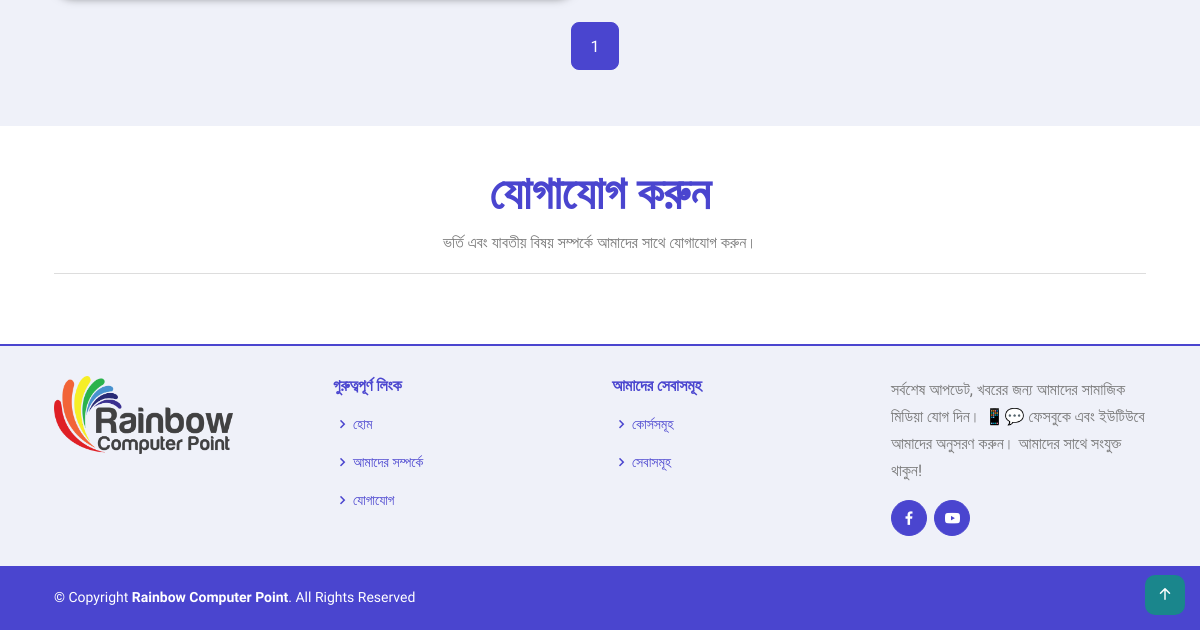
The app's page / (lower part), older data.
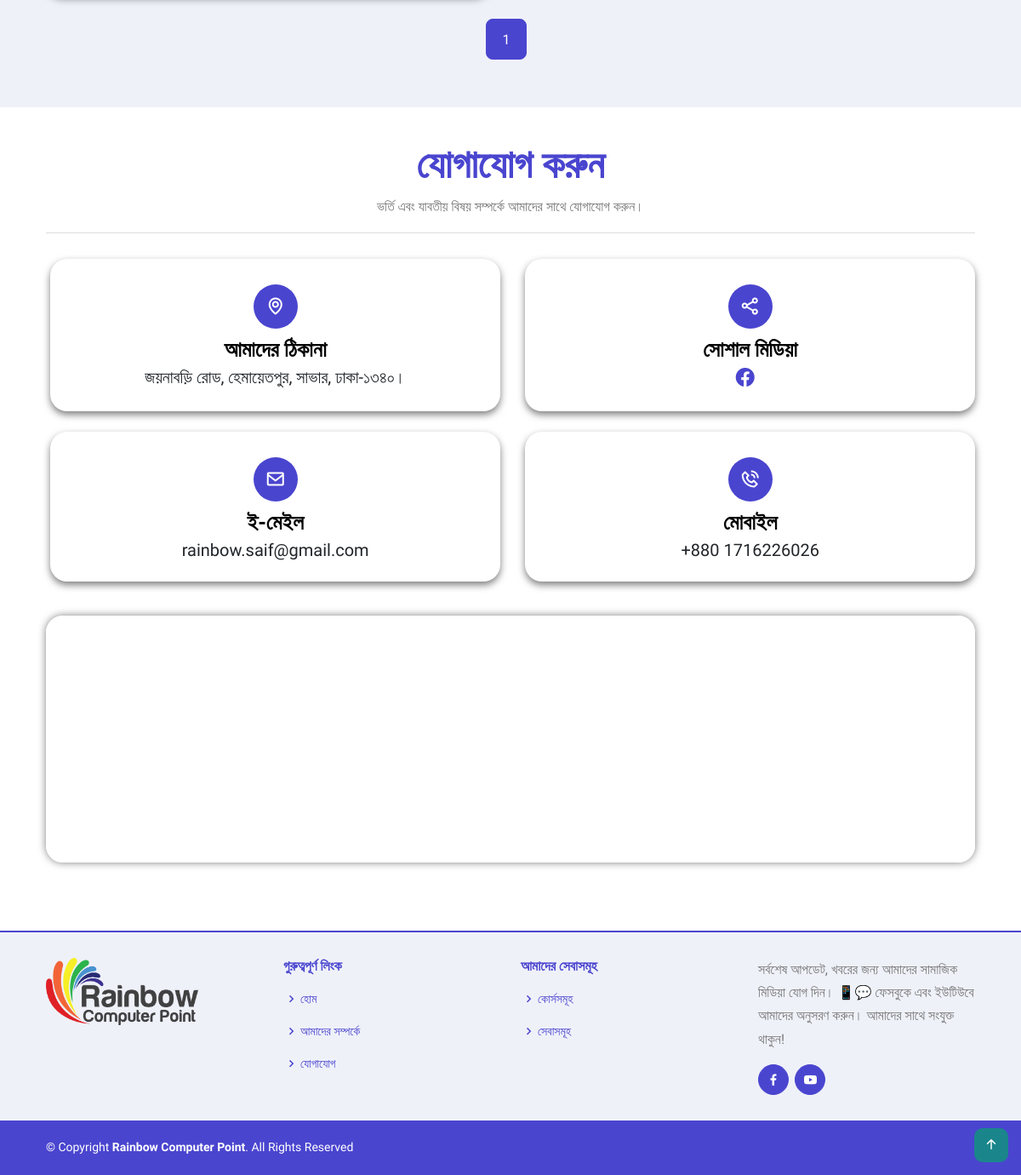
The same page, newer data.
### RainbowApp/models.py (models this page shows)
class ContactUsModel(models.Model):
    Address = models.CharField(max_length=200)
    Email = models.EmailField(max_length=100, null=True)
    Mobile = models.CharField(max_length=100, null=True)
    Facebook = models.CharField(max_length=100, null=True)
    MapLink = models.TextField(null=True)

### RainbowProject/views.py (the view)
# urls.py: path('',homePage, name='homePage'),
def homePage(request):
    courseData = CourseInfoModel.objects.all()
    serviceData = ServiceInfoModel.objects.all()
    successStudentData = SuccessfulStudentInfoModel.objects.all()
    galleryData = GalleryImageModel.objects.all()
    contactData = ContactUsModel.objects.all()
    context = {
        'courseData': courseData,
        'serviceData': serviceData,
        'successStudentData': successStudentData,
        'galleryData': galleryData,
        'contactData': contactData,
    }
    return render(request,'commons/index.html',context)

### template/commons/index.html (shortened to what this page needs)
{% extends 'master/master.html' %}
{% block content %}
<section class="section bg-tertiary gallery">
  <div class="container">
    <div class="row">
    <div id="gallery-pagination-controls" class="mt-4"></div>
    </div>
  </div>
</section>
<section id="contact" class="section contact">
  <div class="container">
    <div class="section-title">
      <h1>যোগাযোগ করুন</h1>
      <p>ভর্তি এবং যাবতীয় বিষয় সম্পর্কে আমাদের সাথে যোগাযোগ করুন।</p>
      <hr>
    </div>
    {% for i in contactData %}
    <div class="row mt-2">
      <div class="col-md-6 d-flex align-items-stretch">
        <div class="card info-box">
          <i class="bx bx-map"></i>
          <h3>আমাদের ঠিকানা</h3>
          <p>{{i.Address}}</p>
        </div>
      </div>
      <div class="col-md-6 mt-4 mt-md-0 d-flex align-items-stretch">
        <div class="card info-box">
          <i class="bx bx-share-alt"></i>
          <h3>সোশাল মিডিয়া</h3>
          <div class="social-links">
            <a href="{{i.Facebook}}" class="facebook" target="_blank"><i
                class="bi bi-facebook"></i></a>
          </div>
        </div>
      </div>
      <div class="col-md-6 mt-4 d-flex align-items-stretch">
        <div class="card  info-box">
          <i class="bx bx-envelope"></i>
          <h3>ই-মেইল</h3>
          <p>{{i.Email}}</p>
        </div>
      </div>
      <div class="col-md-6 mt-4 d-flex align-items-stretch">
        <div class="card info-box">
          <i class="bx bx-phone-call"></i>
          <h3>মোবাইল</h3>
          <p>{{i.Mobile}}</p>
        </div>
      </div>
      <div class="location-section">
        <div class="col-md-12 d-flex align-items-stretch">
          <iframe
            src="{{i.MapLink}}"
            frameborder="0" style="width: 100%; height: 290px;" allowfullscreen=""></iframe>
        </div>
      </div>
    </div>
    {% endfor %}
  </div>
</section>
{% endblock content %}

Row changes from the older to the newer data that the page shows:
added ContactUsModel: Address "জয়নাবড়ি রোড, হেমায়েতপুর, সাভার, ঢাকা-১৩৪০।", Email "rainbow.saif@gmail.com", Mobile "+880 1716226026"
